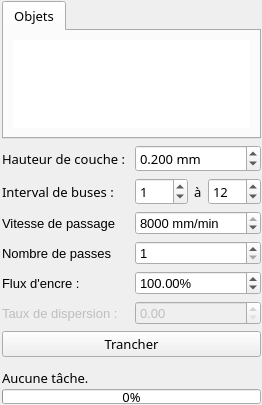
         <widget class="QFrame" name="frame">
          <property name="maximumSize">
           <size>
            <width>276</width>
            <height>16777215</height>
           </size>
          </property>
          <property name="font">
           <font>
            <pointsize>10</pointsize>
           </font>
          </property>
          <layout class="QVBoxLayout" name="verticalLayout_3">
           <property name="sizeConstraint">
            <enum>QLayout::SetDefaultConstraint</enum>
           </property>
           <property name="leftMargin">
            <number>2</number>
           </property>
           <property name="topMargin">
            <number>1</number>
           </property>
           <property name="rightMargin">
            <number>1</number>
           </property>
           <property name="bottomMargin">
            <number>1</number>
           </property>
           <item>
            <widget class="QTabWidget" name="tabWidget_2">
             <property name="sizePolicy">
              <sizepolicy hsizetype="MinimumExpanding" vsizetype="MinimumExpanding">
               <horstretch>0</horstretch>
               <verstretch>0</verstretch>
              </sizepolicy>
             </property>
             <property name="minimumSize">
              <size>
               <width>259</width>
               <height>116</height>
              </size>
             </property>
             <property name="maximumSize">
              <size>
               <width>5345646</width>
               <height>16777215</height>
              </size>
             </property>
             <property name="font">
              <font>
               <family>Century Gothic</family>
               <pointsize>10</pointsize>
              </font>
             </property>
             <property name="currentIndex">
              <number>0</number>
             </property>
             <property name="elideMode">
              <enum>Qt::ElideNone</enum>
             </property>
             <property name="documentMode">
              <bool>false</bool>
             </property>
             <widget class="QWidget" name="tab">
              <attribute name="title">
               <string>Objets</string>
              </attribute>
              <layout class="QVBoxLayout" name="verticalLayout_15">
               <item>
                <widget class="QListWidget" name="listWidget">
                 <property name="sizePolicy">
                  <sizepolicy hsizetype="Expanding" vsizetype="Expanding">
                   <horstretch>0</horstretch>
                   <verstretch>0</verstretch>
                  </sizepolicy>
                 </property>
                 <property name="minimumSize">
                  <size>
                   <width>0</width>
                   <height>24</height>
                  </size>
                 </property>
                 <property name="maximumSize">
                  <size>
                   <width>16777215</width>
                   <height>16777215</height>
                  </size>
                 </property>
                 <property name="font">
                  <font>
                   <family>Century Gothic</family>
                   <pointsize>10</pointsize>
                  </font>
                 </property>
                 <property name="frameShape">
                  <enum>QFrame::NoFrame</enum>
                 </property>
                 <property name="frameShadow">
                  <enum>QFrame::Plain</enum>
                 </property>
                 <property name="midLineWidth">
                  <number>0</number>
                 </property>
                 <property name="verticalScrollBarPolicy">
                  <enum>Qt::ScrollBarAsNeeded</enum>
                 </property>
                 <property name="horizontalScrollBarPolicy">
                  <enum>Qt::ScrollBarAsNeeded</enum>
                 </property>
                 <property name="sizeAdjustPolicy">
                  <enum>QAbstractScrollArea::AdjustToContentsOnFirstShow</enum>
                 </property>
                 <property name="autoScroll">
                  <bool>false</bool>
                 </property>
                 <property name="autoScrollMargin">
                  <number>64</number>
                 </property>
                 <property name="alternatingRowColors">
                  <bool>true</bool>
                 </property>
                 <property name="selectionBehavior">
                  <enum>QAbstractItemView::SelectRows</enum>
                 </property>
                 <property name="textElideMode">
                  <enum>Qt::ElideNone</enum>
                 </property>
                 <property name="isWrapping" stdset="0">
                  <bool>false</bool>
                 </property>
                 <property name="resizeMode">
                  <enum>QListView::Adjust</enum>
                 </property>
                 <property name="uniformItemSizes">
                  <bool>true</bool>
                 </property>
                 <property name="wordWrap">
                  <bool>true</bool>
                 </property>
                 <property name="selectionRectVisible">
                  <bool>true</bool>
                 </property>
                </widget>
               </item>
              </layout>
             </widget>
            </widget>
           </item>
           <item>
            <layout class="QGridLayout" name="gridLayout">
             <property name="topMargin">
              <number>0</number>
             </property>
             <item row="4" column="0">
              <widget class="QLabel" name="label_6">
               <property name="text">
                <string>Nombre de passes</string>
               </property>
              </widget>
             </item>
             <item row="6" column="1">
              <widget class="QDoubleSpinBox" name="SpreadRateSpinBox">
               <property name="enabled">
                <bool>false</bool>
               </property>
               <property name="sizePolicy">
                <sizepolicy hsizetype="Expanding" vsizetype="Fixed">
                 <horstretch>0</horstretch>
                 <verstretch>0</verstretch>
                </sizepolicy>
               </property>
               <property name="minimumSize">
                <size>
                 <width>0</width>
                 <height>0</height>
                </size>
               </property>
              </widget>
             </item>
             <item row="2" column="0">
              <widget class="QLabel" name="label_4">
               <property name="sizePolicy">
                <sizepolicy hsizetype="Expanding" vsizetype="Preferred">
                 <horstretch>0</horstretch>
                 <verstretch>0</verstretch>
                </sizepolicy>
               </property>
               <property name="maximumSize">
                <size>
                 <width>250</width>
                 <height>16777215</height>
                </size>
               </property>
               <property name="font">
                <font>
                 <family>Century Gothic</family>
                 <pointsize>10</pointsize>
                </font>
               </property>
               <property name="text">
                <string>Interval de buses : </string>
               </property>
              </widget>
             </item>
             <item row="0" column="0">
              <widget class="QLabel" name="label">
               <property name="sizePolicy">
                <sizepolicy hsizetype="Expanding" vsizetype="Preferred">
                 <horstretch>0</horstretch>
                 <verstretch>0</verstretch>
                </sizepolicy>
               </property>
               <property name="maximumSize">
                <size>
                 <width>250</width>
                 <height>16777215</height>
                </size>
               </property>
               <property name="font">
                <font>
                 <family>Century Gothic</family>
                 <pointsize>10</pointsize>
                </font>
               </property>
               <property name="text">
                <string>Hauteur de couche : </string>
               </property>
              </widget>
             </item>
             <item row="4" column="1">
              <widget class="QSpinBox" name="passSpinBox">
               <property name="minimum">
                <number>1</number>
               </property>
              </widget>
             </item>
             <item row="2" column="1">
              <layout class="QHBoxLayout" name="horizontalLayout_7">
               <property name="spacing">
                <number>6</number>
               </property>
               <property name="sizeConstraint">
                <enum>QLayout::SetMinimumSize</enum>
               </property>
               <property name="leftMargin">
                <number>0</number>
               </property>
               <property name="rightMargin">
                <number>0</number>
               </property>
               <item>
                <widget class="QSpinBox" name="firstNozzleSpinBox">
                 <property name="sizePolicy">
                  <sizepolicy hsizetype="MinimumExpanding" vsizetype="Fixed">
                   <horstretch>0</horstretch>
                   <verstretch>0</verstretch>
                  </sizepolicy>
                 </property>
                 <property name="maximumSize">
                  <size>
                   <width>16777215</width>
                   <height>30</height>
                  </size>
                 </property>
                 <property name="font">
                  <font>
                   <family>Century Gothic</family>
                   <pointsize>10</pointsize>
                  </font>
                 </property>
                 <property name="value">
                  <number>1</number>
                 </property>
                </widget>
               </item>
               <item alignment="Qt::AlignLeft">
                <widget class="QLabel" name="label_3">
                 <property name="sizePolicy">
                  <sizepolicy hsizetype="Expanding" vsizetype="Preferred">
                   <horstretch>0</horstretch>
                   <verstretch>0</verstretch>
                  </sizepolicy>
                 </property>
                 <property name="maximumSize">
                  <size>
                   <width>16777215</width>
                   <height>16777215</height>
                  </size>
                 </property>
                 <property name="font">
                  <font>
                   <family>Century Gothic</family>
                   <pointsize>10</pointsize>
                  </font>
                 </property>
                 <property name="text">
                  <string>à</string>
                 </property>
                </widget>
               </item>
               <item alignment="Qt::AlignLeft|Qt::AlignVCenter">
                <widget class="QSpinBox" name="lastNozzleSpinBox">
                 <property name="sizePolicy">
                  <sizepolicy hsizetype="Expanding" vsizetype="Fixed">
                   <horstretch>0</horstretch>
                   <verstretch>0</verstretch>
                  </sizepolicy>
                 </property>
                 <property name="minimumSize">
                  <size>
                   <width>53</width>
                   <height>0</height>
                  </size>
                 </property>
                 <property name="maximumSize">
                  <size>
                   <width>16777215</width>
                   <height>30</height>
                  </size>
                 </property>
                 <property name="font">
                  <font>
                   <family>Century Gothic</family>
                   <pointsize>10</pointsize>
                  </font>
                 </property>
                 <property name="value">
                  <number>12</number>
                 </property>
                </widget>
               </item>
              </layout>
             </item>
             <item row="5" column="1">
              <widget class="QDoubleSpinBox" name="InkFlowSpinBox">
               <property name="sizePolicy">
                <sizepolicy hsizetype="Expanding" vsizetype="Fixed">
                 <horstretch>0</horstretch>
                 <verstretch>0</verstretch>
                </sizepolicy>
               </property>
               <property name="minimumSize">
                <size>
                 <width>0</width>
                 <height>0</height>
                </size>
               </property>
               <property name="suffix">
                <string>%</string>
               </property>
               <property name="maximum">
                <double>9999.000000000000000</double>
               </property>
               <property name="value">
                <double>100.000000000000000</double>
               </property>
              </widget>
             </item>
             <item row="6" column="0">
              <widget class="QLabel" name="label_2">
               <property name="enabled">
                <bool>false</bool>
               </property>
               <property name="sizePolicy">
                <sizepolicy hsizetype="Expanding" vsizetype="Preferred">
                 <horstretch>0</horstretch>
                 <verstretch>0</verstretch>
                </sizepolicy>
               </property>
               <property name="text">
                <string>Taux de dispersion : </string>
               </property>
              </widget>
             </item>
             <item row="5" column="0">
              <widget class="QLabel" name="label_5">
               <property name="sizePolicy">
                <sizepolicy hsizetype="Expanding" vsizetype="Preferred">
                 <horstretch>0</horstretch>
                 <verstretch>0</verstretch>
                </sizepolicy>
               </property>
               <property name="text">
                <string>Flux d'encre : </string>
               </property>
              </widget>
             </item>
             <item row="0" column="1">
              <widget class="QDoubleSpinBox" name="layerHeightSpinBox">
               <property name="sizePolicy">
                <sizepolicy hsizetype="Expanding" vsizetype="Fixed">
                 <horstretch>0</horstretch>
                 <verstretch>0</verstretch>
                </sizepolicy>
               </property>
               <property name="minimumSize">
                <size>
                 <width>0</width>
                 <height>10</height>
                </size>
               </property>
               <property name="maximumSize">
                <size>
                 <width>16777215</width>
                 <height>16777215</height>
                </size>
               </property>
               <property name="font">
                <font>
                 <family>Century Gothic</family>
                 <pointsize>10</pointsize>
                </font>
               </property>
               <property name="suffix">
                <string> mm</string>
               </property>
               <property name="decimals">
                <number>3</number>
               </property>
               <property name="maximum">
                <double>2.000000000000000</double>
               </property>
               <property name="value">
                <double>0.200000000000000</double>
               </property>
              </widget>
             </item>
             <item row="3" column="0">
              <widget class="QLabel" name="label_13">
               <property name="text">
                <string>Vitesse de passage</string>
               </property>
              </widget>
             </item>
             <item row="3" column="1">
              <widget class="QDoubleSpinBox" name="sweepSpeedSpinBox">
               <property name="suffix">
                <string> mm/min</string>
               </property>
               <property name="decimals">
                <number>0</number>
               </property>
               <property name="minimum">
                <double>1.000000000000000</double>
               </property>
               <property name="maximum">
                <double>8000.000000000000000</double>
               </property>
               <property name="value">
                <double>8000.000000000000000</double>
               </property>
              </widget>
             </item>
            </layout>
           </item>
           <item>
            <widget class="QPushButton" name="sliceButton">
             <property name="sizePolicy">
              <sizepolicy hsizetype="Expanding" vsizetype="Fixed">
               <horstretch>0</horstretch>
               <verstretch>0</verstretch>
              </sizepolicy>
             </property>
             <property name="minimumSize">
              <size>
               <width>249</width>
               <height>0</height>
              </size>
             </property>
             <property name="maximumSize">
              <size>
               <width>6545646</width>
               <height>16777215</height>
              </size>
             </property>
             <property name="font">
              <font>
               <family>Century Gothic</family>
               <pointsize>10</pointsize>
              </font>
             </property>
             <property name="text">
              <string>Trancher</string>
             </property>
             <property name="icon">
              <iconset resource="../ressource.qrc">
               <normaloff>:/assets/assets/slice.png</normaloff>:/assets/assets/slice.png</iconset>
             </property>
             <property name="iconSize">
              <size>
               <width>32</width>
               <height>32</height>
              </size>
             </property>
             <property name="checkable">
              <bool>false</bool>
             </property>
            </widget>
           </item>
           <item>
            <layout class="QVBoxLayout" name="verticalLayout_6">
             <property name="topMargin">
              <number>0</number>
             </property>
             <item>
              <widget class="QLabel" name="progressLabel">
               <property name="sizePolicy">
                <sizepolicy hsizetype="MinimumExpanding" vsizetype="Minimum">
                 <horstretch>0</horstretch>
                 <verstretch>0</verstretch>
                </sizepolicy>
               </property>
               <property name="minimumSize">
                <size>
                 <width>0</width>
                 <height>20</height>
                </size>
               </property>
               <property name="maximumSize">
                <size>
                 <width>16777215</width>
                 <height>10</height>
                </size>
               </property>
               <property name="font">
                <font>
                 <family>Century Gothic</family>
                 <pointsize>10</pointsize>
                </font>
               </property>
               <property name="frameShape">
                <enum>QFrame::NoFrame</enum>
               </property>
               <property name="text">
                <string>Aucune tâche.</string>
               </property>
              </widget>
             </item>
             <item>
              <widget class="QProgressBar" name="progressBar">
               <property name="sizePolicy">
                <sizepolicy hsizetype="MinimumExpanding" vsizetype="Minimum">
                 <horstretch>0</horstretch>
                 <verstretch>0</verstretch>
                </sizepolicy>
               </property>
               <property name="minimumSize">
                <size>
                 <width>252</width>
                 <height>15</height>
                </size>
               </property>
               <property name="maximumSize">
                <size>
                 <width>3262600</width>
                 <height>15</height>
                </size>
               </property>
               <property name="font">
                <font>
                 <family>Century Gothic</family>
                 <pointsize>10</pointsize>
                </font>
               </property>
               <property name="value">
                <number>0</number>
               </property>
               <property name="alignment">
                <set>Qt::AlignBottom|Qt::AlignLeading|Qt::AlignLeft</set>
               </property>
               <property name="textVisible">
                <bool>true</bool>
               </property>
               <property name="invertedAppearance">
                <bool>false</bool>
               </property>
              </widget>
             </item>
            </layout>
           </item>
          </layout>
         </widget>
